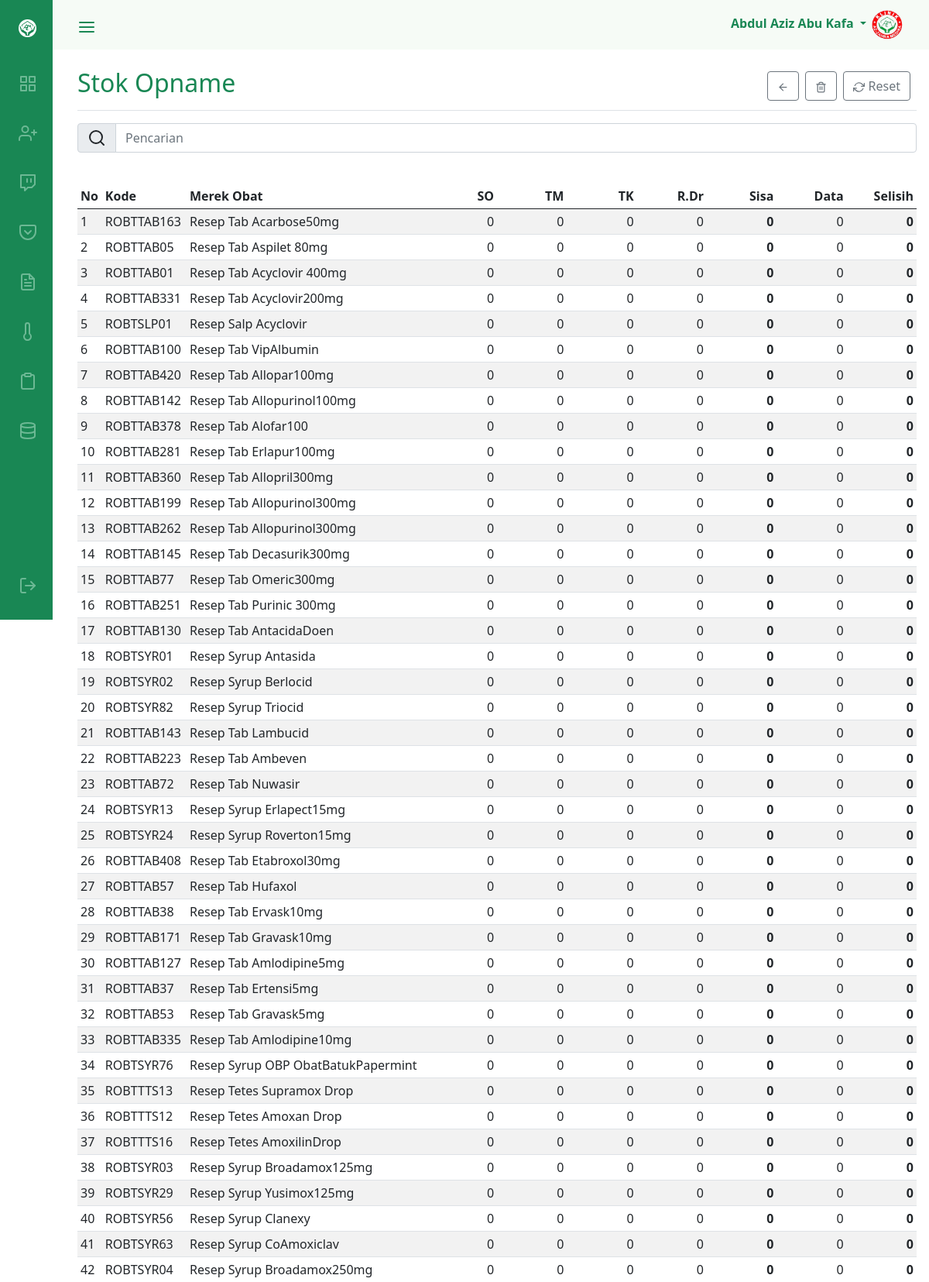
Page /admin/farmasi_stok.php (signed in, upper part) on the committed database.
### tables this page shows
CREATE TABLE `user` (
  `id` int(11) NOT NULL,
  `nama` text NOT NULL,
  `bagian` text NOT NULL,
  `uname` text NOT NULL,
  `pass` text NOT NULL,
  `akses` text NOT NULL,
  `ket` text NOT NULL,
  `poli` varchar(50) NOT NULL
);

CREATE TABLE `opname` (
  `id` varchar(11) NOT NULL,
  `obat` varchar(100) DEFAULT NULL,
  `jenis` varchar(100) DEFAULT NULL,
  `so` int(10) DEFAULT NULL,
  `note` varchar(100) DEFAULT NULL,
  `user` varchar(100) NOT NULL
);

### admin/functions.php (called while the page is built, shortened)
<?php
require 'config.php';
function myquery($query){
    global $conn;
    $result = mysqli_query($conn, $query);
    $rows = [];
    while($row = mysqli_fetch_assoc($result)) {
        $rows[] = $row;
    }
    return $rows;
}
$uname=$_SESSION['uname'];
$user = myquery("select * from user where uname='$uname'");
$u = $user[0];
function pagination($data, $query){
    $jumlahData = count(myquery($query));
    $jumlahHal = ceil($jumlahData / $data);
    $halAktif = ( isset($_GET['page']) ) ? $_GET['page'] : 1 ;
    $awalData = ( $data * $halAktif ) - $data;
    $pagi = [ $data, $jumlahHal, $jumlahHal, $halAktif, $awalData, $jumlahData ] ;
    return $pagi;
}
?>

### admin/farmasi_stok.php (the view, shortened to what this page needs)
<?php
include 'sidebar.php';
?>
<main>
    <div class="d-flex justify-content-between flex-wrap flex-md-nowrap align-items-center pt-3 pb-2 mb-3 border-bottom">
        <h1 class="h2"><a href="farmasi_stok.php" style="color:#198754">Stok Opname</a></h1>
        <?php if($u['bagian']=="Farmasi" || $u['akses']=="Superuser"){ ?>
        <div class="btn-toolbar mb-2 mb-md-0">
            <div class="btn-group me-2">
            <a href="farmasi.php"><button type="button" class="btn btn btn-outline-secondary">
                <span data-feather="arrow-left"  class="feather-15"></span>
            </button></a>
            </div>
            <div class="btn-group me-2">
            <a onclick="if(confirm('KOSONGKAN data STOK OPNAME ??')){ location.href='functions.php?empty_so' }"><button type="button" class="btn btn btn-outline-secondary">
                <span data-feather="trash-2"  class="feather-15"></span>
            </button></a>
            </div>
            <div class="btn-group me-2">
            <a onclick="if(confirm('RESET data STOK OPNAME menjadi 0 ??')){ location.href='functions.php?reset_so' }"><button type="button" class="btn btn btn-outline-secondary">
                <span data-feather="refresh-cw"  class="feather-15"></span>
                Reset
            </button></a>
            </div>
        </div>
        <?php } ?>
    </div>
    <form action="" method="post">
        <div class="input-group col-12 col-lg-4 mb-3">
                <span class="input-group-text"><span data-feather="search"></span></span>
                <input type="text" class="form-control" name="cari" id="cari" placeholder="Pencarian" autocomplete="off" onchange>
        </div>
    </form>
  <br>
  <div class="table-responsive" id="response">
    <table id="data_table" class="table table-striped table-sm">
      <thead>
        <tr>
            <th>No</th>
            <th>Kode</th>
            <th>Merek Obat</th>
            <th class="text-end col-1">SO</th>
            <th class="text-end col-1">TM</th>
            <th class="text-end col-1">TK</th>
            <th class="text-end col-1">R.Dr</th>
            <th class="text-end col-1">Sisa</th>
            <th class="text-end col-1">Data</th>
            <th class="text-end col-1">Selisih</th>
        </tr>
      </thead>
      <tbody>
        <tr id="<?= $id; ?>">
            <?php
            $no=1;
            $pagi = pagination(50, "select * from opname");
            if(isset($_POST['cari'])){
              $cari=$_POST['cari'];
              $stokOpname = myquery("SELECT * FROM opname WHERE obat LIKE '%$cari%' OR jenis LIKE '%$cari%' OR id LIKE '%$cari%' ORDER BY jenis, obat");
            }else{
              $stokOpname = myquery("SELECT * FROM opname ORDER BY jenis, obat limit $pagi[4], $pagi[0]");
            }
            foreach ($stokOpname as $so) :
            $id = $so['id'];
            ?>
            <td><?= $no; ?></td>
            <td><?= $id; ?></td>
            <td><?= $so['obat']; ?></td>
            <td class="text-end"><?= $so['so']; ?></td>
            <?php
            $masuk = myquery("SELECT SUM(IF(id_obat='$id', qty, 0)) as msk FROM masuk");
            $m = $masuk[0];
            $keluar = myquery("SELECT SUM(IF(id_obat='$id', qty, 0)) as klr FROM keluar");
            $k = $keluar[0];
            $tindak = myquery("SELECT SUM(IF(kode='$id', qty, 0)) as tdk FROM tindak");
            $t = $tindak[0];
            $sisa = $m['msk'] - $k['klr'] - $t['tdk'];
            ?>
            <td class="text-end"><?= $m['msk']; ?></td>
            <td class="text-end"><?= $k['klr']; ?></td>
            <td class="text-end"><?= $t['tdk']; ?></td>
            <th class="text-end"><?= $sisa; ?></th>
            <?php
            $obat = myquery("SELECT SUM(IF(id='$id', stok, 0)) as stok FROM obat");
            $o = $obat[0];
            $selisih = $so['so'] - (($sisa + $o['stok'])/2);
            ?>
            <td class="text-end"><?= $o['stok']; ?></td>
            <th class="text-end" <?= $selisih <> 0 ? "style='color:red'" : "" ?>><?= $selisih; ?></th>
        </tr>
        <?php
        $no++;
        endforeach;
        ?>
    </table>
  </div>
</main>

### admin/sidebar.php (shortened to what this page needs)
<!DOCTYPE html>
<html lang="en">
<?php
include 'config.php';
include 'functions.php';
?>
<head>
    <link rel="stylesheet" href="../assets/css/styles.css">
    <link href="../assets/css/bootstrap.min.css" rel="stylesheet">
    <link href="../assets/css/bootstrap-datepicker3.min.css" rel="stylesheet">
</head>
<body id="body-pd">
    <header class="header" id="header">
        <div class="header__toggle">
            <i id="header-toggle"><span data-feather="menu"></span></i>
        </div>
        <div>
            <a class="dropdown-toggle" href="#" id="navbarDropdown" role="button" data-bs-toggle="dropdown">
                <b><?= $u['nama']; ?></b>
            </a>
            <img src="../img/logo.png" width="45px" height="40px" alt="">
        </div>
    </header>
    <br/><br/><br/>
    <div class="l-navbar" id="nav-bar">
        <nav class="nav">
            <div>
                <a href="#" class="nav__logo">
                <img src="../img/logo_white.png" alt="" height="23" width="23">
                </a>
                <div class="nav__list">
                    <a href="dashboard.php" class="nav__link <?php if($_SERVER['REQUEST_URI'] == '/azm/admin/dashboard.php'){ echo 'active'; } ?>">
                        <span data-feather="grid"></span>
                    </a>
                    <a href="pasien.php" class="nav__link <?php if($_SERVER['REQUEST_URI'] == '/azm/admin/pasien.php'){ echo 'active'; } ?>">
                        <span data-feather="user-plus"></span>
                    </a>
                    <a href="anamnesa.php" class="nav__link <?php if($_SERVER['REQUEST_URI'] == '/azm/admin/anamnesa.php'){ echo 'active'; } ?>">
                        <span data-feather="twitch"></span>
                    </a>
                    <a href="dokter.php" class="nav__link <?php if($_SERVER['REQUEST_URI'] == '/azm/admin/dokter.php'){ echo 'active'; } ?>">
                        <span data-feather="pocket"></span>
                    </a>
                    <a href="admin.php" class="nav__link <?php if($_SERVER['REQUEST_URI'] == '/azm/admin/admin.php'){ echo 'active'; } ?>">
                        <span data-feather="file-text"></span>
                    </a>
                    <a href="farmasi.php" class="nav__link <?php if($_SERVER['REQUEST_URI'] == '/azm/admin/farmasi.php'){ echo 'active'; } ?>">
                        <span data-feather="thermometer"></span>
                    </a>
                    <a href="rekam.php" class="nav__link <?php if($_SERVER['REQUEST_URI'] == '/azm/admin/rekam.php'){ echo 'active'; } ?>">
                        <span data-feather="clipboard"></span>
                    </a>
                    <a href="data.php" class="nav__link <?php if($_SERVER['REQUEST_URI'] == '/azm/admin/data.php'){ echo 'active'; } ?>">
                        <span data-feather="database"></span>
                    </a>
                </div>
            </div>
            <a href="logout.php" class="nav__link">
                <span data-feather="log-out"></span>
            </a>
        </nav>
    </div>
</body>
</html>

### assets/css/styles.css (style rules this page uses)
:root { --header-height: 3rem; --nav-width: 68px; --first-color: #198754; --first-color-light: #6cb894; --white-color: #f6fbf6; --body-font: 'Nunito', sans-serif; --normal-font-size: 1rem; --z-fixed: 100; }
*,::before,::after { box-sizing: border-box; }
body { position: relative; margin: var(--header-height) 0 0 0; padding: 0 1rem; font-family: var(--body-font); font-size: var(--normal-font-size); transition: .5s; }
a { text-decoration: none; }
.header { width: 100%; height: var(--header-height); position: fixed; top: 0; left: 0; display: flex; align-items: center; justify-content: space-between; padding: 0 1rem; background-color: var(--white-color); z-index: var(--z-fixed); transition: .5s; }
.header__toggle { color: var(--first-color); font-size: 1.5rem; cursor: pointer; align-items: center; }
.l-navbar { position: fixed; top: 0; left: -30%; width: var(--nav-width); height: 100vh; background-color: var(--first-color); padding: .5rem 1rem 0 0; transition: .5s; z-index: var(--z-fixed); }
.nav { height: 100%; display: flex; flex-direction: column; justify-content: space-between; overflow: hidden; }
.nav__logo, .nav__link { display: grid; grid-template-columns: max-content max-content; align-items: center; column-gap: 1rem; padding: .5rem 0 .5rem 1.5rem; }
.nav__logo { margin-bottom: 2rem; }
.nav__link { position: relative; color: var(--first-color-light); margin-bottom: 1.5rem; transition: .3s; }
@media screen and (min-width: 768px) { body { margin: calc(var(--header-height) + 1rem) 0 0 0; padding-left: calc(var(--nav-width) + 2rem); } }
@media screen and (min-width: 768px) { .header { height: calc(var(--header-height) + 1rem); padding: 0 2rem 0 calc(var(--nav-width) + 2rem); } }
@media screen and (min-width: 768px) { .l-navbar { left: 0; padding: 1rem 1rem 0 0; } }

### admin/sidebar.php (style rules this page uses)
a:link { text-decoration: none; }
#navbarDropdown { color: #198754; text-decoration: none; }
.feather-15 { width: 15px; height: 15px; }

### rows in the picture
user: nama "Abdul Aziz Abu Kafa"
opname: obat "Resep Tab Acarbose50mg", so "0", msk "0", klr "0", tdk "0", sisa "0", stok "0"
opname: obat "Resep Tab Aspilet 80mg", so "0", msk "0", klr "0", tdk "0", sisa "0", stok "0"
opname: obat "Resep Tab Acyclovir 400mg", so "0", msk "0", klr "0", tdk "0", sisa "0", stok "0"
opname: obat "Resep Tab Acyclovir200mg", so "0", msk "0", klr "0", tdk "0", sisa "0", stok "0"
opname: obat "Resep Salp Acyclovir", so "0", msk "0", klr "0", tdk "0", sisa "0", stok "0"
opname: obat "Resep Tab VipAlbumin", so "0", msk "0", klr "0", tdk "0", sisa "0", stok "0"
opname: obat "Resep Tab Allopar100mg", so "0", msk "0", klr "0", tdk "0", sisa "0", stok "0"
opname: obat "Resep Tab Allopurinol100mg", so "0", msk "0", klr "0", tdk "0", sisa "0", stok "0"
opname: obat "Resep Tab Alofar100", so "0", msk "0", klr "0", tdk "0", sisa "0", stok "0"
opname: obat "Resep Tab Erlapur100mg", so "0", msk "0", klr "0", tdk "0", sisa "0", stok "0"
opname: obat "Resep Tab Allopril300mg", so "0", msk "0", klr "0", tdk "0", sisa "0", stok "0"
opname: obat "Resep Tab Allopurinol300mg", so "0", msk "0", klr "0", tdk "0", sisa "0", stok "0"
opname: obat "Resep Tab Allopurinol300mg", so "0", msk "0", klr "0", tdk "0", sisa "0", stok "0"
opname: obat "Resep Tab Decasurik300mg", so "0", msk "0", klr "0", tdk "0", sisa "0", stok "0"
opname: obat "Resep Tab Omeric300mg", so "0", msk "0", klr "0", tdk "0", sisa "0", stok "0"
opname: obat "Resep Tab Purinic 300mg", so "0", msk "0", klr "0", tdk "0", sisa "0", stok "0"
opname: obat "Resep Tab AntacidaDoen", so "0", msk "0", klr "0", tdk "0", sisa "0", stok "0"
opname: obat "Resep Syrup Antasida", so "0", msk "0", klr "0", tdk "0", sisa "0", stok "0"
opname: obat "Resep Syrup Berlocid", so "0", msk "0", klr "0", tdk "0", sisa "0", stok "0"
opname: obat "Resep Syrup Triocid", so "0", msk "0", klr "0", tdk "0", sisa "0", stok "0"
opname: obat "Resep Tab Lambucid", so "0", msk "0", klr "0", tdk "0", sisa "0", stok "0"
opname: obat "Resep Tab Ambeven", so "0", msk "0", klr "0", tdk "0", sisa "0", stok "0"
opname: obat "Resep Tab Nuwasir", so "0", msk "0", klr "0", tdk "0", sisa "0", stok "0"
opname: obat "Resep Syrup Erlapect15mg", so "0", msk "0", klr "0", tdk "0", sisa "0", stok "0"
opname: obat "Resep Syrup Roverton15mg", so "0", msk "0", klr "0", tdk "0", sisa "0", stok "0"
opname: obat "Resep Tab Etabroxol30mg", so "0", msk "0", klr "0", tdk "0", sisa "0", stok "0"
opname: obat "Resep Tab Hufaxol", so "0", msk "0", klr "0", tdk "0", sisa "0", stok "0"
opname: obat "Resep Tab Ervask10mg", so "0", msk "0", klr "0", tdk "0", sisa "0", stok "0"
opname: obat "Resep Tab Gravask10mg", so "0", msk "0", klr "0", tdk "0", sisa "0", stok "0"
opname: obat "Resep Tab Amlodipine5mg", so "0", msk "0", klr "0", tdk "0", sisa "0", stok "0"
opname: obat "Resep Tab Ertensi5mg", so "0", msk "0", klr "0", tdk "0", sisa "0", stok "0"
opname: obat "Resep Tab Gravask5mg", so "0", msk "0", klr "0", tdk "0", sisa "0", stok "0"
opname: obat "Resep Tab Amlodipine10mg", so "0", msk "0", klr "0", tdk "0", sisa "0", stok "0"
opname: obat "Resep Syrup OBP ObatBatukPapermint", so "0", msk "0", klr "0", tdk "0", sisa "0", stok "0"
opname: obat "Resep Tetes Supramox Drop", so "0", msk "0", klr "0", tdk "0", sisa "0", stok "0"
opname: obat "Resep Tetes Amoxan Drop", so "0", msk "0", klr "0", tdk "0", sisa "0", stok "0"
opname: obat "Resep Tetes AmoxilinDrop", so "0", msk "0", klr "0", tdk "0", sisa "0", stok "0"
opname: obat "Resep Syrup Broadamox125mg", so "0", msk "0", klr "0", tdk "0", sisa "0", stok "0"
opname: obat "Resep Syrup Yusimox125mg", so "0", msk "0", klr "0", tdk "0", sisa "0", stok "0"
opname: obat "Resep Syrup Clanexy", so "0", msk "0", klr "0", tdk "0", sisa "0", stok "0"
opname: obat "Resep Syrup CoAmoxiclav", so "0", msk "0", klr "0", tdk "0", sisa "0", stok "0"
opname: obat "Resep Syrup Broadamox250mg", so "0", msk "0", klr "0", tdk "0", sisa "0", stok "0"
